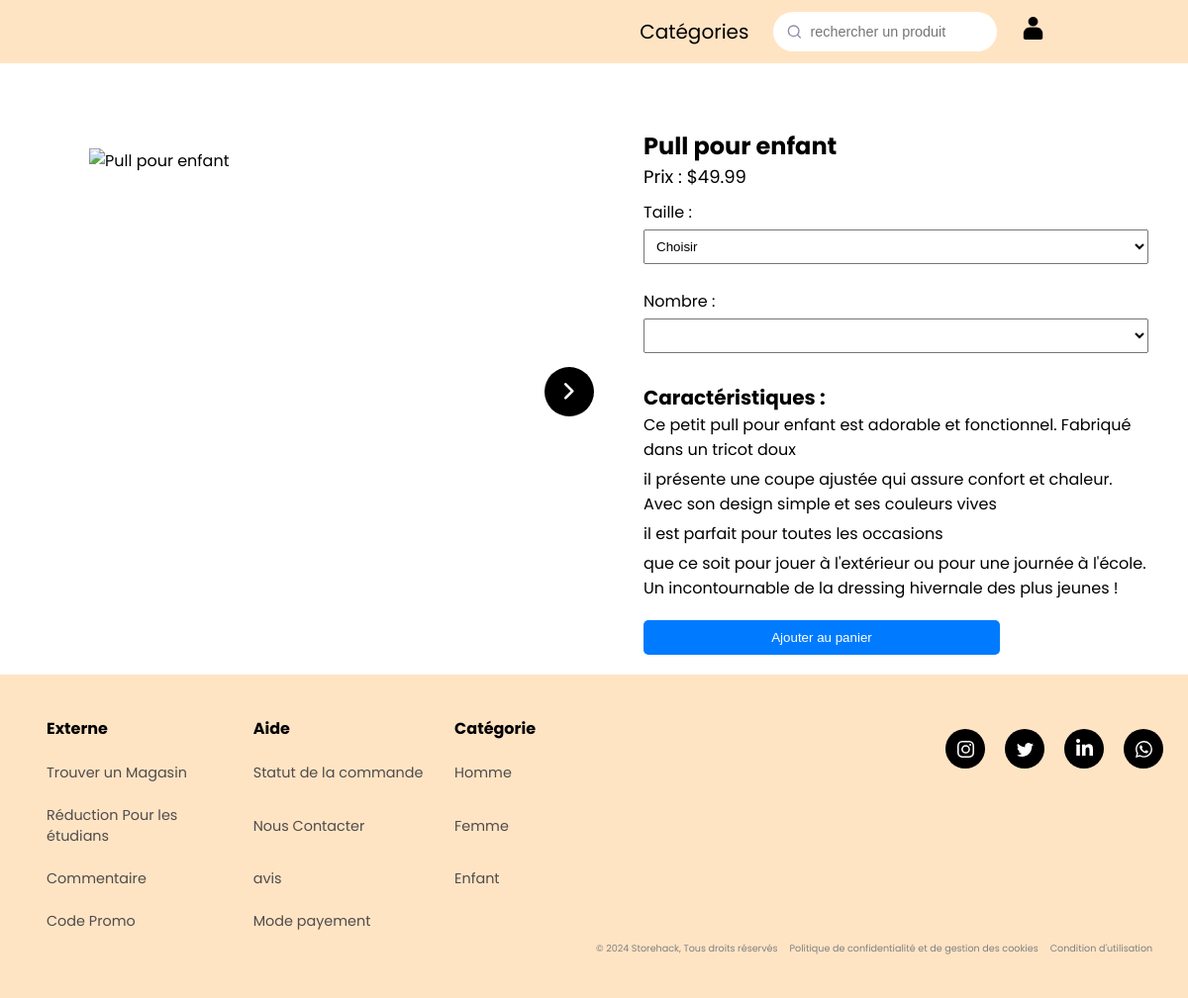
Screenshot of /description.php?id=3 with the database file from the repository.
### tables this page shows
CREATE TABLE Produit (
    ID_produit INT AUTO_INCREMENT PRIMARY KEY,
    Nom VARCHAR(255),
    Description TEXT,
    Prix DECIMAL(10, 2),
    Promotion VARCHAR(3),
    Sexe VARCHAR(255),
    
    nb_image INT,
    Mail VARCHAR(50),
    FOREIGN KEY (Mail) REFERENCES Utilisateur(Mail)
);

### description.php (the view, shortened to what this page needs)
<!DOCTYPE html>
<html lang="en">
<head>
    <link rel="stylesheet" href="css/description.css">
    <link rel="stylesheet" href="css/nav-bar.css">
    <link rel="stylesheet" href="css/carroussel.css">
</head>
<body>
<?php
include "includes/header.php"
?>
<?php
include('php/login.php');
if(isset($_GET['id'])) {
    $id_produit = $_GET['id'];
    $query = "SELECT * FROM Produit WHERE ID_produit = :id_produit";
    $stmt = $pdo->prepare($query);
    $stmt->bindParam(':id_produit', $id_produit, PDO::PARAM_INT);
    $stmt->execute();
    $produit = $stmt->fetch(PDO::FETCH_ASSOC);
    if($produit) {
        $nom_produit = $produit['Nom'];
        $prix_produit = $produit['Prix'];
        $caracteristiques = explode(',', $produit['Description']);
        $imagePath = "image/image/" . $id_produit . "/0.jpg";
    } else {
        header('Location: erreur.php');
        exit();
    }
} else {
    header('Location: erreur.php');
    exit();
}
?>
<main class="product-main">
    <div class="product-image carroussel" >
        <img id="add_img" src="<?php echo $imagePath; ?>" alt="<?php echo $nom_produit; ?>">
        <button id="ap-carroussel" class="boutton-defilement material-symbols-rounded">chevron_right</button>
    </div>
    <div class="product-details">
        <h1><?php echo $nom_produit; ?></h1>
        <p>Prix : $<?php echo $prix_produit; ?></p>
        <form action="#" method="post" id="monFormulaire">
        <label for="size">Taille :</label>
        <select id="monSelect" name="taille" >
            <option value="0" selected>Choisir</option>
        </select>
        </form>
        <form action="#" method="post">
        <label for="size">Nombre :</label>
        <select id="quantite" name="quantite">
        </select>
        <h2>Caractéristiques :</h2>
        <ul>
            <?php foreach($caracteristiques as $caracteristique) : ?>
                <li><?php echo $caracteristique; ?></li>
            <?php endforeach; ?>
        </ul>
            <button type="submit" name="ajouterproduit" value="<?php echo $_GET['id']; ?>">Ajouter au panier</button>
        </form>
    </div>
</main>
<?php
include "includes/footer.php"
?>
</body>
</html>

### css/description.css (style rules this page uses)
.product-main { display: flex; }
.product-image { flex: 1; }
.product-image img { max-width: 35vw; max-height: 73vh; position: relative; margin: 20px; }
.product-details { flex: 1; padding: 0 20px; }
.product-details h1 { font-size: 24px; margin-top: 0; }
.product-details p { font-size: 18px; }
.product-details label { display: block; margin-top: 10px; }
.product-details select { width: 100%; padding: 8px; margin-top: 5px; margin-bottom: 15px; }
.product-details h2 { font-size: 20px; margin-top: 15px; }
.product-details ul { list-style-type: none; padding: 0; }
.product-details li { margin-bottom: 5px; }
.product-details button { display: block; width: 30vw; padding: 10px; background-color: #007bff; color: #fff; border: none; border-radius: 5px; cursor: pointer; margin-top: 20px; }
main { max-width: 100%; margin-top: 50px; padding: 20px; }

### css/nav-bar.css (style rules this page uses)
* { margin: 0; padding: 0; text-decoration: none; list-style: none; }
html { scrollbar-width: none; overflow-x: hidden; }
body { font-family: 'Poppins', sans-serif; }

### css/carroussel.css (style rules this page uses)
.carroussel { position: relative; margin-left: 50px; margin-right: 50px; }
.carroussel .boutton-defilement { position: absolute; height: 50px; width: 50px; top: 50%; color: #fff; border: none; outline: none; background: #000; font-size: 2.2rem; cursor: pointer; border-radius: 50%; transform: translateY(-50%); }
.carroussel .boutton-defilement#ap-carroussel { right: -20px; }

### rows the page displays
produit: Nom "Pull pour enfant", Prix "49.99", Description "Ce petit pull pour enfant est adorable et fonctionnel. Fabriqué dans un tricot doux", Description "il présente une coupe ajustée qui assure confort et chaleur. Avec son design simple et ses couleurs vives", Description "il est parfait pour toutes les occasions", Description "que ce soit pour jouer à l'extérieur ou pour une journée à l'école. Un incontournable de la dressing hivernale des plus jeunes !"
